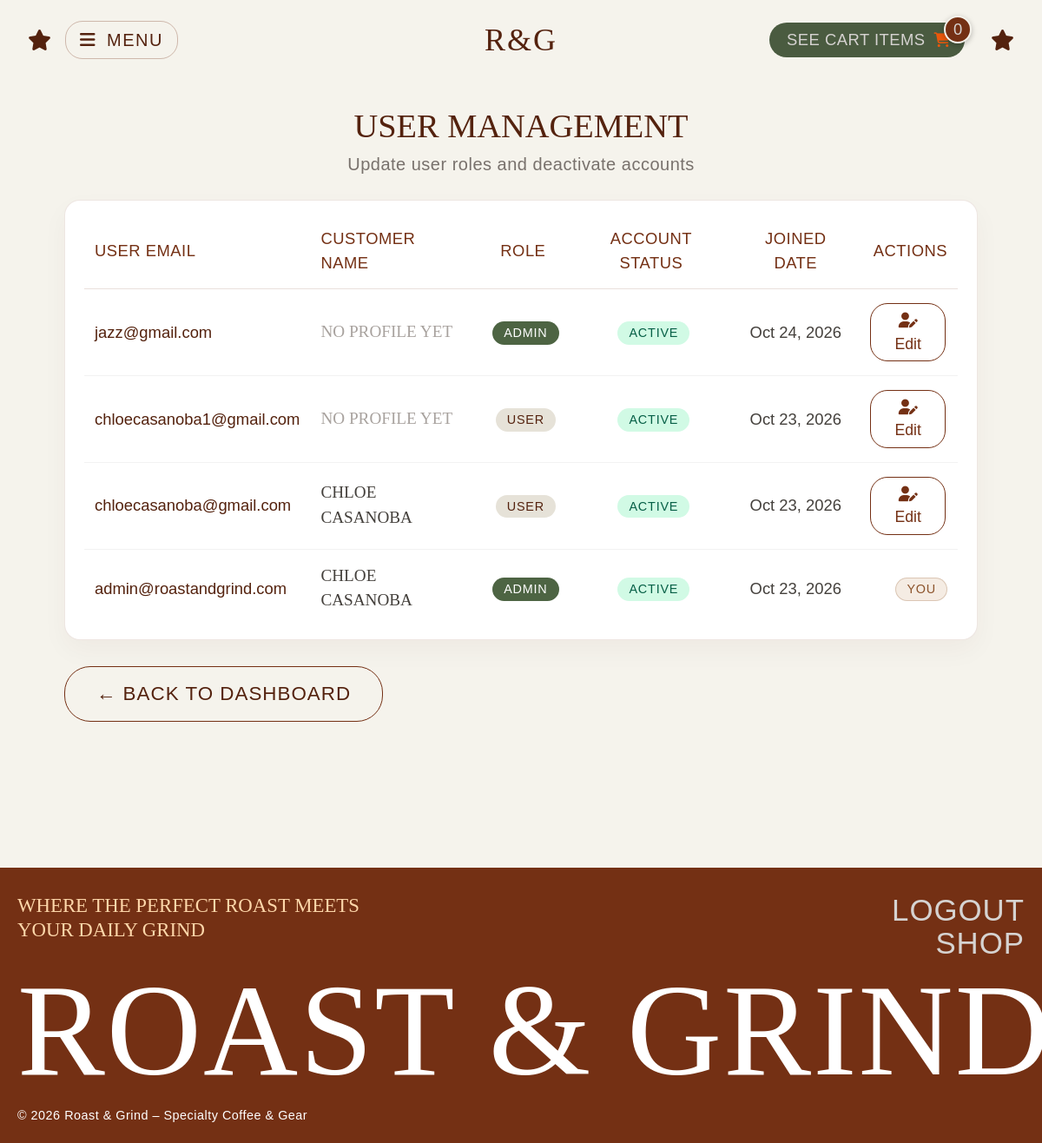
The page /admin/users.php (signed in) on the database its author committed.
### tables this page shows
CREATE TABLE `customers` (
  `customer_id` int(11) NOT NULL,
  `user_id` int(11) NOT NULL,
  `profile_photo` varchar(255) DEFAULT 'default_avatar.png',
  `first_name` varchar(50) NOT NULL DEFAULT '',
  `last_name` varchar(50) NOT NULL DEFAULT '',
  `address` varchar(150) NOT NULL DEFAULT '',
  `town` varchar(50) NOT NULL DEFAULT '',
  `postal_code` varchar(10) NOT NULL DEFAULT '',
  `phone` varchar(20) NOT NULL DEFAULT ''
);

CREATE TABLE `users` (
  `user_id` int(11) NOT NULL,
  `email` varchar(255) NOT NULL,
  `password_hash` varchar(255) NOT NULL,
  `role` enum('user','admin') NOT NULL DEFAULT 'user',
  `status` enum('active','inactive') NOT NULL DEFAULT 'active',
  `created_at` timestamp NOT NULL DEFAULT current_timestamp()
);

### admin/users.php (the view, shortened to what this page needs)
<?php
require_once "../includes/config.php";
$sql = "SELECT u.user_id, u.email, u.role, u.status, u.created_at, c.first_name, c.last_name
        FROM users u
        LEFT JOIN customers c ON u.user_id = c.user_id
        ORDER BY u.created_at DESC";
$result = mysqli_query($conn, $sql);
require_once "../includes/header.php";
?>
<div class="admin-items-wrapper">
    <h1 class="admin-items-title">User Management</h1>
    <p class="admin-items-subtitle">Update user roles and deactivate accounts</p>
    <div class="admin-items-box mt-4">
        <table class="dashboard-table">
            <thead>
                <tr>
                    <th class="text-start">User Email</th>
                    <th class="text-start">Customer Name</th>
                    <th class="text-center">Role</th>
                    <th class="text-center">Account Status</th>
                    <th class="text-center">Joined Date</th>
                    <th class="text-end">Actions</th>
                </tr>
            </thead>
            <tbody>
                <?php while ($row = mysqli_fetch_assoc($result)): ?>
                    <tr>
                        <td style="font-family: 'Alinore', sans-serif; font-size: 1.15rem; color: #54220E;">
                            <?= htmlspecialchars($row['email']); ?>
                        </td>
                        <td style="font-family: 'Aqila', serif; font-size: 1.2rem; text-transform: uppercase;">
                            <?= htmlspecialchars(trim($row['first_name'] . ' ' . $row['last_name'])) ?: '<span style="color:#A8A29E; font-family:\'Alinore\';">No Profile Yet</span>'; ?>
                        </td>
                        <td class="text-center">
                            <?php if ($row['role'] === 'admin'): ?>
                                <span class="badge" style="background-color: #4D6443; color: white;">Admin</span>
                            <?php else: ?>
                                <span class="badge" style="background-color: #E6E2D8; color: #54220E;">User</span>
                            <?php endif; ?>
                        </td>
                        <td class="text-center">
                            <?php if ($row['status'] === 'active'): ?>
                                <span class="badge" style="background-color: #D1FAE5; color: #065F46;">Active</span>
                            <?php else: ?>
                                <span class="badge" style="background-color: #FEE2E2; color: #991B1B;">Inactive</span>
                            <?php endif; ?>
                        </td>
                        <td class="text-center" style="font-family: 'Alinore', sans-serif;">
                            <?= date('M j, Y', strtotime($row['created_at'])); ?>
                        </td>
                        <td class="text-end">
                            <?php if ((int)$row['user_id'] !== (int)$_SESSION['user_id']): ?>
                                <button type="button" class="admin-action-btn" data-bs-toggle="modal" data-bs-target="#editUserModal<?= $row['user_id']; ?>">
                                    <i class="fa-solid fa-user-pen"></i> Edit
                                </button>
                            <?php else: ?>
                                <span class="badge bg-secondary">You</span>
                            <?php endif; ?>
                        </td>
                    </tr>
                <?php endwhile; ?>
            </tbody>
        </table>
    </div>
    <div class="dashboard-actions-bar">
        <a href="dashboard.php" class="dashboard-btn-outline">
            &larr; Back to Dashboard
        </a>
    </div>
</div>
<?php require_once "../includes/footer.php"; ?>

### rows shown on the page
customers: user.email "jazz@gmail.com", first_name+last_name "NO PROFILE YET", shows "ADMIN", user.created_at "Oct 24, 2026"
customers: user.email "chloecasanoba1@gmail.com", first_name+last_name "NO PROFILE YET", shows "USER", user.created_at "Oct 23, 2026"
customers: user.email "chloecasanoba@gmail.com", first_name+last_name "CHLOE CASANOBA", shows "USER", user.created_at "Oct 23, 2026"
customers: user.email "admin@roastandgrind.com", first_name+last_name "CHLOE CASANOBA", shows "ADMIN", user.created_at "Oct 23, 2026", shows "YOU"

### other values the page prints
$cartCount "0"
